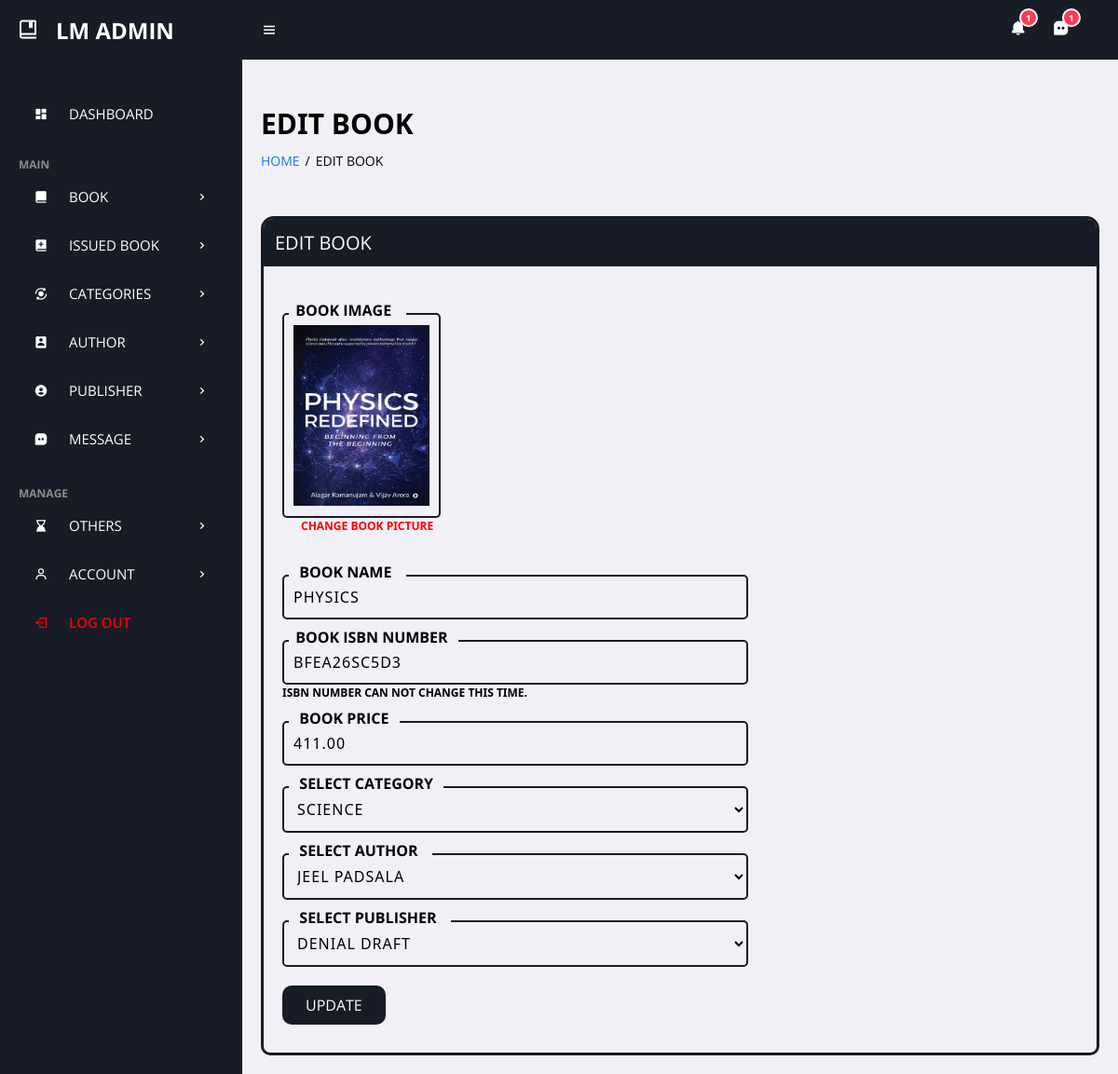
/admin/edit-book.php?bookid=3 (signed in), run on the app's committed database.
### tables this page shows
CREATE TABLE `tblbooks` (
  `id` int(11) NOT NULL,
  `BookName` varchar(255) DEFAULT NULL,
  `CatId` int(11) DEFAULT NULL,
  `AuthorId` int(11) DEFAULT NULL,
  `PubId` int(11) DEFAULT NULL,
  `ISBNNumber` varchar(25) DEFAULT NULL,
  `BookPrice` decimal(10,2) DEFAULT NULL,
  `bookImage` varchar(250) NOT NULL,
  `isIssued` int(1) DEFAULT NULL,
  `RegDate` timestamp NULL DEFAULT current_timestamp(),
  `UpdationDate` timestamp NULL DEFAULT NULL ON UPDATE current_timestamp()
);

CREATE TABLE `tblcategory` (
  `id` int(11) NOT NULL,
  `CategoryName` varchar(150) DEFAULT NULL,
  `Status` int(1) DEFAULT NULL,
  `CreationDate` timestamp NULL DEFAULT current_timestamp(),
  `UpdationDate` timestamp NULL DEFAULT '0000-00-00 00:00:00' ON UPDATE current_timestamp()
);

CREATE TABLE `tblauthors` (
  `id` int(11) NOT NULL,
  `AuthorName` varchar(159) DEFAULT NULL,
  `creationDate` timestamp NULL DEFAULT current_timestamp(),
  `UpdationDate` timestamp NULL DEFAULT NULL ON UPDATE current_timestamp()
);

CREATE TABLE `tblpublisher` (
  `id` int(11) NOT NULL,
  `PublisherName` varchar(200) DEFAULT NULL,
  `creationDate` timestamp NULL DEFAULT current_timestamp(),
  `UpdationDate` timestamp NULL DEFAULT NULL ON UPDATE current_timestamp()
);

### admin/edit-book.php (the view, shortened to what this page needs)
<?php
include('includes/config.php');
if(strlen($_SESSION['alogin'])==0)
    {
header('location:index.php');
}
else{
?>
<!DOCTYPE html>
<html xmlns="http://www.w3.org/1999/xhtml">
<?php include('includes/header.php');?>
<main>
    <h1 class="title">edit book</h1>
    <ul class="breadcrumbs">
        <li><a href="dashboard.php">Home</a></li>
        <li class="divider">/</li>
        <li><a href="edit-book.php" class="active">edit book</a></li>
    </ul>
    <div class="bigbox">
        <div class="box">
            <p>edit book</p>
        </div><br>
        <form role="form" method="post">
            <?php
    $bookid = isset($_GET['bookid']) ? intval($_GET['bookid']) : 0;
    $sql = "SELECT tblbooks.BookImage, tblbooks.BookName, tblbooks.ISBNNumber, tblbooks.BookPrice, tblbooks.CatId, tblbooks.AuthorId, tblcategory.CategoryName, tblauthors.AuthorName, tblpublisher.id as publisher_id, tblpublisher.PublisherName
            FROM tblbooks
            INNER JOIN tblcategory ON tblbooks.CatId = tblcategory.id
            INNER JOIN tblauthors ON tblbooks.AuthorId = tblauthors.id
            INNER JOIN tblpublisher ON tblbooks.PubId = tblpublisher.id
            WHERE tblbooks.id = :bookid";
    $query = $dbh->prepare($sql);
    $query->bindParam(':bookid', $bookid, PDO::PARAM_INT);
    $query->execute();
    $results = $query->fetchAll(PDO::FETCH_ASSOC);
    if ($query->rowCount() > 0) {
        foreach ($results as $result) {
?>
            <div class="coolinput">
                <label for="input" class="text">&nbsp;Book Image &nbsp;&nbsp;</label>
                <img src="bookimg/<?php echo htmlentities($result['BookImage']);?>" class="input">
                <a href="change-bookimg.php?bookid=<?php echo htmlentities($bookid);?>">
                    <p class="isbntext" style="color: red;">CHANGE BOOK PICTURE</p>
                </a>
            </div><br>
            <div class="coolinput">
                <label for="input" class="text">&nbsp; Book Name &nbsp;&nbsp;</label>
                <input class="input" type="text" name="bookname" value="<?php echo htmlentities($result['BookName']);?>"
                    required />
            </div>
            <div class="coolinput">
                <label for="input" class="text">&nbsp;book ISBN Number&nbsp;&nbsp;</label>
                <input class="input" type="text" name="isbn" value="<?php echo htmlentities($result['ISBNNumber']);?>"
                    readonly />
            </div>
            <p class="isbntext">ISBN NUMBER CAN NOT CHANGE THIS TIME.</p>
            <div class="coolinput">
                <label for="input" class="text">&nbsp; book price&nbsp;&nbsp;</label>
                <input class="input" type="text" name="price" value="<?php echo htmlentities($result['BookPrice']);?>"
                    required="required" />
            </div>
            <div class="coolinput">
                <label for="input" class="text"> &nbsp; select Category&nbsp;&nbsp;</label>
                <select class="input" name="category" required="required">
                    <option value="<?php echo htmlentities($result['CatId']);?>">
                        <?php echo htmlentities($result['CategoryName']);?></option>
                </select>
            </div>
            <div class="coolinput">
                <label for="input" class="text">&nbsp; select Author &nbsp;&nbsp;</label>
                <select class="input" name="author" required="required">
                    <option value="<?php echo htmlentities($result['AuthorId']);?>">
                        <?php echo htmlentities($result['AuthorName']);?></option>
                </select>
            </div>
            <div class="coolinput">
                <label for="input" class="text">&nbsp; Select Publisher &nbsp;&nbsp;</label>
                <select class="input" name="publisher" required="required">
                    <option value="<?php echo htmlentities($result['publisher_id']);?>">
                        <?php echo htmlentities($result['PublisherName']);?></option>
                </select>
            </div>
            <?php
        }
    } else {
        echo "NO DATA FOUND";
    }
?>
            <button type="submit" name="update" class="bttn">Update </button>
        </form>
    </div>
</main>
</body>
</html>
<?php } ?>

### admin/assets/css/admin_style.css (style rules this page uses)
:root { --header-height: 2.5rem; --black-color: hsl(220, 24%, 12%); --black-color-light: hsl(220, 24%, 15%); --black-color-lighten: hsl(220, 20%, 18%); --white-color: #fff; --body-color: hsl(220, 100%, 97%); --body-font: "Montserrat", sans-serif; --normal-font-size: .938rem; --font-regular: 400; --font-semi-bold: 600; --z-tooltip: 10; --z-fixed: 100; }
@media screen and (min-width: 1024px) { :root { --normal-font-size: 1rem; } }
* { font-family: 'Open Sans', sans-serif; margin: 0; padding: 0; box-sizing: border-box; text-transform: uppercase !important; }
:root { --grey: #F1F0F6; --dark-grey: #8D8D8D; --light: #fff; --dark: #000; --green: #81D43A; --light-green: #E3FFCB; --blue: #1775F1; --light-blue: #D0E4FF; --dark-blue: #0C5FCD; --red: #FC3B56; }
html { overflow-x: hidden; }
body { background: var(--grey); overflow-x: hidden; }
a { text-decoration: none; }
li { list-style: none; }
main { width: 100%; padding: 24px 20px 20px 20px; }
main .title { font-size: 30px; font-weight: 600; margin-bottom: 10px; font-family: system-ui, -apple-system, BlinkMacSystemFont, 'Segoe UI', Roboto, Oxygen, Ubuntu, Cantarell, 'Open Sans', 'Helvetica Neue', sans-serif !important; }
main .breadcrumbs { display: flex; grid-gap: 6px; }
main .breadcrumbs li, main .breadcrumbs li a { font-size: 14px; }
main .breadcrumbs li a { color: var(--blue); }
main .breadcrumbs li a.active, main .breadcrumbs li.divider { color: black; pointer-events: none; }
main form { margin-top: 6px; }
.bigbox { border: 3px solid hsl(220, 24%, 12%); border-bottom-left-radius: 10px; border-bottom-right-radius: 10px; border-top-left-radius: 14px; border-top-right-radius: 14px; width: auto; height: auto; margin-top: 50px; }
.box { border: 2px solid hsl(220, 24%, 12%); border-top-left-radius: 10px; border-top-right-radius: 10px; width: auto; height: auto; background-color: hsl(220, 24%, 12%); color: white; padding: 10px; font-family: system-ui, -apple-system, BlinkMacSystemFont, 'Segoe UI', Roboto, Oxygen, Ubuntu, Cantarell, 'Open Sans', 'Helvetica Neue', sans-serif !important; font-size: 20px; padding-bottom: 10px; }
.coolinput { display: flex; flex-direction: column; width: fit-content; position: static; max-width: 240px; margin-left: 20px; }
.coolinput label.text { font-size: 1rem; color: black; font-weight: 700; position: relative; top: 0.5rem; margin: 0 0 0 7px; padding: 0 3px; background: var(--grey); width: fit-content; }
.coolinput input[type=text].input { padding: 11px 10px; font-size: 1rem; border: 2px var(--black-color) solid; border-radius: 5px; background: var(--grey) !important; color: black; width: 500px; font-weight: 500; font-family: system-ui, -apple-system, BlinkMacSystemFont, 'Segoe UI', Roboto, Oxygen, Ubuntu, Cantarell, 'Open Sans', 'Helvetica Neue', sans-serif; letter-spacing: 1px; }
.coolinput img.input { padding: 11px 10px; font-size: 1rem; border: 2px var(--black-color) solid; border-radius: 5px; background: var(--grey); color: black; font-weight: 500; font-family: system-ui, -apple-system, BlinkMacSystemFont, 'Segoe UI', Roboto, Oxygen, Ubuntu, Cantarell, 'Open Sans', 'Helvetica Neue', sans-serif; letter-spacing: 1px; }
.coolinput img { width: 170px; height: 220px; }
.coolinput select.input { padding: 11px 10px; font-size: 1rem; border: 2px var(--black-color) solid; border-radius: 5px; background: var(--grey); color: black; width: 500px; font-weight: 500; font-family: system-ui, -apple-system, BlinkMacSystemFont, 'Segoe UI', Roboto, Oxygen, Ubuntu, Cantarell, 'Open Sans', 'Helvetica Neue', sans-serif; letter-spacing: 1px; }
button.bttn { background-color: var(--black-color); border: none; color: white; text-align: center; text-decoration: none; display: inline-block; font-size: 16px; margin: 4px 2px; cursor: pointer; text-transform: uppercase; padding: 10px 25px; border-radius: 10px; margin-left: 20px; margin-top: 20px; margin-bottom: 30px; }
p.isbntext { margin-left: 20px; font-family: system-ui, -apple-system, BlinkMacSystemFont, 'Segoe UI', Roboto, Oxygen, Ubuntu, Cantarell, 'Open Sans', 'Helvetica Neue', sans-serif; font-size: 12px; font-weight: 550; }

### data on the page
tblbooks: bookImage (picture), bookname "physics", isbn "BFEA26SC5D3", price "411.00", category "SCIENCE", author "JEEL PADSALA", publisher "denial draft"

### other printed values
$counthelp "1"
$countmessage "1"
